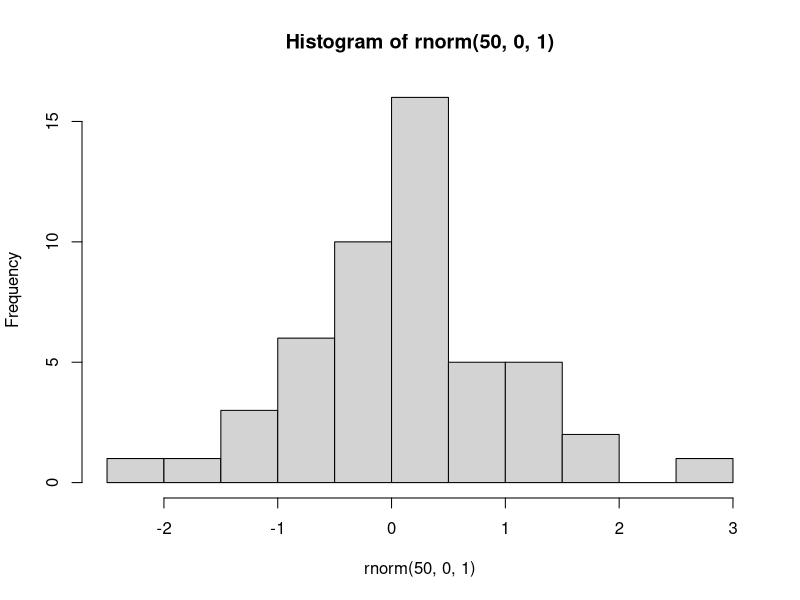

The R source for this figure:
## ---- chunk 1
knitr::opts_chunk$set(echo = TRUE)
## ---- chunk 2
 hist(rnorm(50,0,1))
